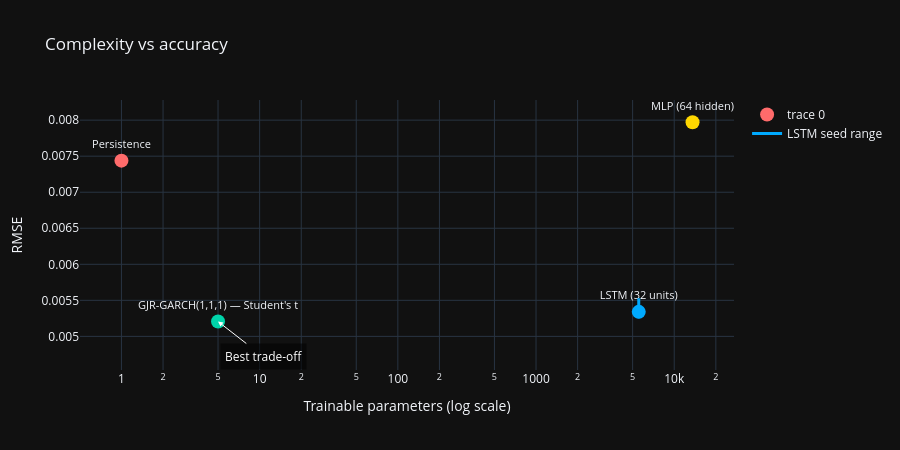

Notebook cell for this chart:
### Markdown cell above
### Complexity versus accuracy

### Code cell
models = {
    'Persistence': (0, pers_rmse_check),
    GARCH_LABEL: (garch_n_params, GARCH_RMSE),
    f'MLP ({MLP_HIDDEN} hidden)': (mlp_params, mlp_rmse),
    f'LSTM ({LSTM_UNITS} units)': (lstm_params, lstm_rmse),
}

names = list(models.keys())
params_plot = [max(v[0], 1) for v in models.values()]
rmses = [v[1] for v in models.values()]

frontier = []
for i, (n_i, r_i) in enumerate(zip(params_plot, rmses)):
    dominated = any((n_j <= n_i and r_j < r_i)
                    for j, (n_j, r_j) in enumerate(zip(params_plot, rmses))
                    if j != i)
    if not dominated:
        frontier.append(i)

best_i = min(frontier, key=lambda i: rmses[i])

fig = go.Figure()
fig.add_trace(go.Scatter(
    x=params_plot, y=rmses, mode='markers+text', text=names,
    textposition='top center',
    marker=dict(size=14, color=['#ff6b6b', '#00d4aa', '#ffd700', '#00aaff']),
    textfont=dict(size=11),
))
# LSTM seed spread as a vertical bar: the point estimate is not the whole story.
fig.add_trace(go.Scatter(
    x=[lstm_params, lstm_params], y=[lstm_rmse_min, lstm_rmse_max],
    mode='lines', line=dict(color='#00aaff', width=3),
    name='LSTM seed range', showlegend=True,
))
fig.add_annotation(x=np.log10(params_plot[best_i]), y=rmses[best_i],
                   text='Best trade-off', showarrow=True, arrowhead=2,
                   arrowcolor='white', ax=45, ay=35,
                   font=dict(color='white', size=12),
                   bgcolor='rgba(0,0,0,0.55)', borderpad=4)
fig.update_layout(template='plotly_dark', title='Complexity vs accuracy',
                  xaxis_title='Trainable parameters (log scale)',
                  yaxis_title='RMSE', xaxis_type='log', height=450)
fig.show()

if lstm_garch_tie:
    complexity_note = (
        f'On this seed the LSTM matches GARCH at '
        f'{lstm_params / garch_n_params:,.0f} times the parameter count.'
    )
elif garch_wins:
    complexity_note = (
        'Neither network improved on GARCH on this seed, so the additional '
        'complexity bought nothing.'
    )
else:
    complexity_note = (
        'A network improved on GARCH on this seed, at substantial complexity '
        'cost.'
    )

display(Markdown(f"""
{GARCH_LABEL} achieves its accuracy with {garch_n_params} parameters. The MLP
uses {mlp_params:,} and the LSTM {lstm_params:,}. {complexity_note}

The vertical bar on the LSTM marker is its range across {len(SEED_LIST)} seeds.
GARCH has no such bar, because refitting it on the same data returns the same
answer.

The efficient frontier contains {len(frontier)} of the four models; the
remainder are dominated, meaning another model achieves lower RMSE with no
more parameters.
"""))

### Figure 1 — Plotly figure (JSON) as saved in the notebook; plotly's stock layout.template omitted (floating-point values rounded to 4 significant figures)
{"data": [{"marker": {"color": ["#ff6b6b", "#00d4aa", "#ffd700", "#00aaff"], "size": 14}, "mode": "markers+text", "text": ["Persistence", "GJR-GARCH(1,1,1) — Student's t", "MLP (64 hidden)", "LSTM (32 units)"], "textfont": {"size": 11}, "textposition": "top center", "type": "scatter", "x": [1, 5, 13569, 5537], "y": [0.007438, 0.005206, 0.007971, 0.00534]}, {"line": {"color": "#00aaff", "width": 3}, "mode": "lines", "name": "LSTM seed range", "showlegend": true, "type": "scatter", "x": [5537, 5537], "y": [0.005251, 0.005529]}], "layout": {"annotations": [{"arrowcolor": "white", "arrowhead": 2, "ax": 45, "ay": 35, "bgcolor": "rgba(0,0,0,0.55)", "borderpad": 4, "font": {"color": "white", "size": 12}, "showarrow": true, "text": "Best trade-off", "x": 0.699, "y": 0.005206}], "height": 450, "title": {"text": "Complexity vs accuracy"}, "xaxis": {"title": {"text": "Trainable parameters (log scale)"}, "type": "log"}, "yaxis": {"title": {"text": "RMSE"}}}}
